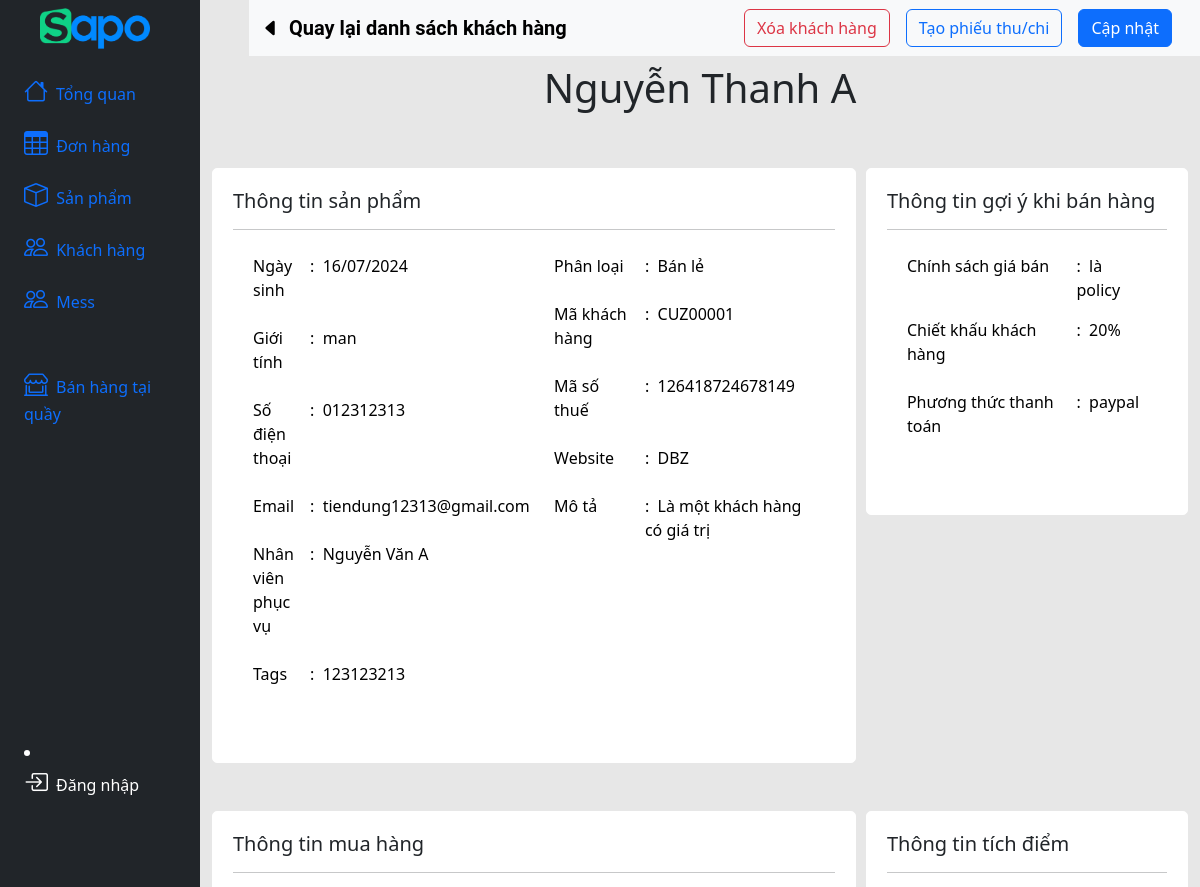
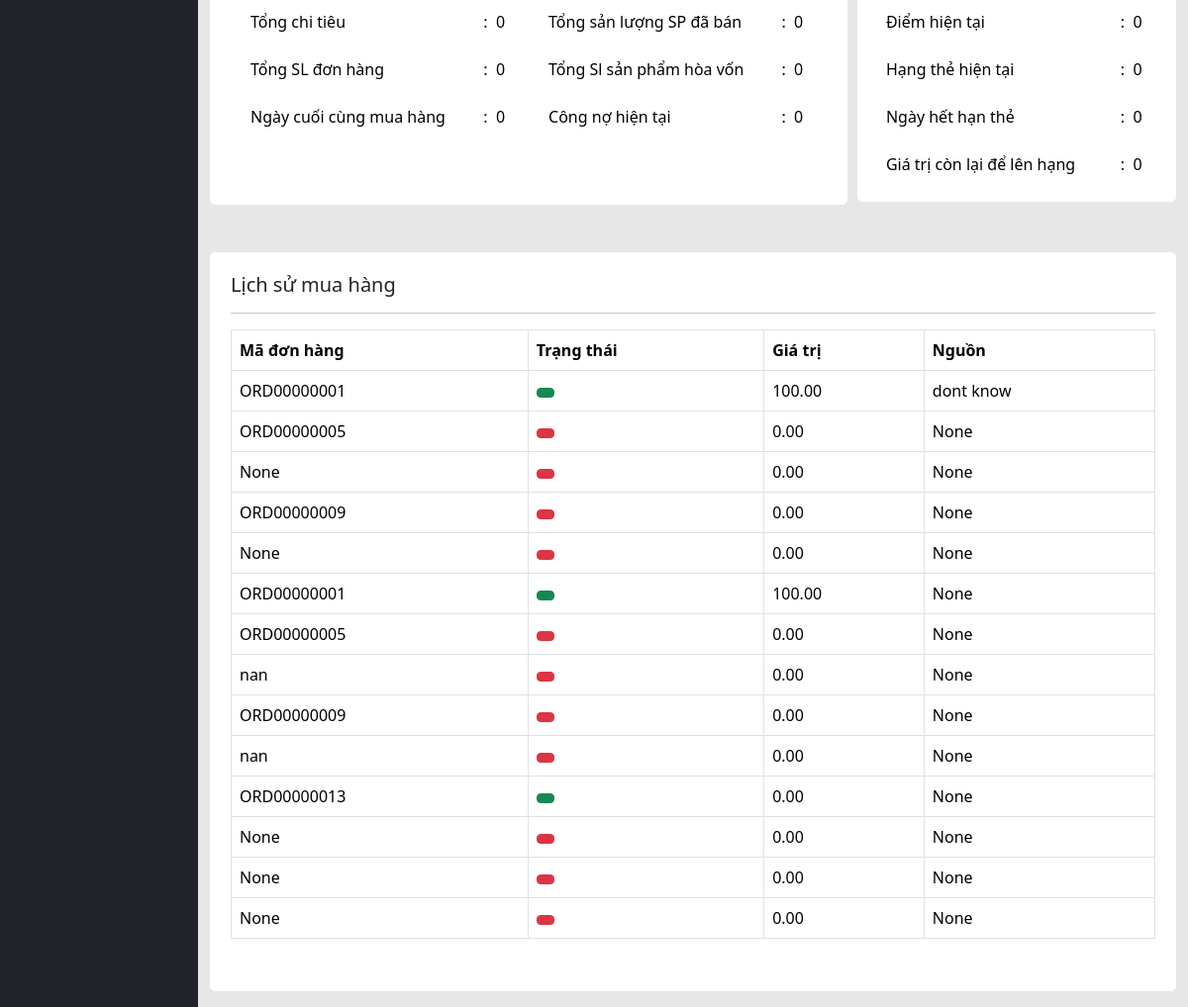
Screenshot of /customers/1/ with the database file from the repository (2 pictures, top to bottom).
### sapo/models.py (models this page shows, shortened)
class Customer(models.Model):
    name = models.CharField(max_length=200)
    code = models.CharField(max_length=200, null=True, blank=True)
    sex = models.CharField(max_length=200, null=True, blank=True)
    date_of_birth = models.DateField(null=True, blank=True)
    email = models.EmailField(null=True, blank=True)
    employee_care = models.CharField(max_length=200, null=True, blank=True)
    phone = models.CharField(max_length=200, null=True, blank=True)
    address = models.CharField(max_length=200, null=True, blank=True)
    debit = models.DecimalField(default=0, max_digits=10, decimal_places=2, null=True, blank=True)
    tag = models.CharField(max_length=100, null=True, blank=True)
    segment = models.CharField(max_length=100, null=True, blank=True)
    tax_code = models.CharField(max_length=100, null=True, blank=True)
    website = models.CharField(max_length=100, null=True, blank=True)
    description = models.TextField(null=True, blank=True)
    price_policy = models.CharField(max_length=100, null=True, blank=True)
    customer_discount = models.CharField(max_length=100, null=True, blank=True)
    payment = models.CharField(max_length=100, null=True, blank=True)
    def __str__(self):
        return str(self.name)

class Order(models.Model):
    user = models.ForeignKey(User, on_delete=models.SET_NULL, null=True, blank=True)
    code = models.CharField(max_length=200, null=True, blank=True)
    customer = models.ForeignKey(Customer, on_delete=models.SET_NULL, null=True, blank=True)
    date_created = models.DateTimeField(auto_now_add=True, null=True, blank=True)
    complete = models.BooleanField(default=False, null=True, blank=True)
    pay = models.BooleanField(default=False, null=True, blank=True)
    price_policy = models.CharField(max_length=100, null=True, blank=True)
    sale_location = models.CharField(max_length=100, null=True, blank=True)
    employee_sale = models.CharField(max_length=100, null=True, blank=True)
    ship_date = models.DateField(null=True, blank=True)
    source = models.CharField(max_length=100, null=True, blank=True)
    chanel = models.CharField(max_length=100, null=True, blank=True)
    path = models.CharField(max_length=100, null=True, blank=True)
    reference = models.CharField(max_length=100, null=True, blank=True)
    ship_address= models.CharField(max_length=100, null=True, blank=True)
    total = models.DecimalField(default=0, max_digits=10, decimal_places=2, null=True, blank=True)

### sapo/views.py (the view)
# urls.py: path('customers/<int:pk>/', views.customer_detail, name='customer_detail'),
def customer_detail(request, pk):
    customer = Customer.objects.get(pk=pk)
    orders = Order.objects.filter(customer=customer).values()
    print(customer,'\n',orders)
    cart_total = 0
    for order in orders:
        cart_total += order['total']
    context = {'customer': customer, 'orders': orders, 'cart_total': cart_total}
    return render(request, 'sapo/customer_detail.html', context)

### sapo/templates/sapo/customer_detail.html (shortened to what this page needs)
{% extends 'main.html' %}
{% load static %}
{% block content %}
<nav class="navbar navbar-expand-lg navbar-light bg-light" style="position: absolute; top: 0; left: 249px; right: 0; z-index: 1000;">
  <div class="container-fluid">
    <a class="navbar-brand nav-link btn btn-outline-secondary " href="{% url 'customer_list' %}" style="margin-left: auto;font-family: 'Roboto', sans-serif;"><i class="bi bi-caret-left-fill me-2"></i><strong>Quay lại danh sách khách hàng</strong></a>
    <div class="collapse navbar-collapse" id="navbarNavAltMarkup">
      <div class="navbar-nav ms-auto">
        <a class="btn btn-outline-danger me-3" href="{% url 'delete_customer' customer.pk %}">Xóa khách hàng</a>
        <a class="btn btn-outline-primary me-3" href="#">Tạo phiếu thu/chi </a>
        <a class="btn btn-primary me-3" href="{% url 'update_customer' customer.pk %}">Cập nhật</a>
    </div>
  </div>
</nav>
<div class="container-fluid mt-5">
<div class="d-flex flex-column align-items-center text-center">
    <h1 class="display-6"><strong>{{ customer.name }}</strong></h1>
</div>
</div>
<div class="container-fluid mt-5" style="border: 1px solid white; border-radius: 5px; padding: 20px; background-color: white;width: 66%;float: left;">
    <h5>Thông tin sản phẩm</h5>
    <hr>
<div class="container-fluid mt-3">
    <div class="row mb-3">
        <div class="col-sm-6 mb-2" style="width: 50%;">
        <table class="table table-borderless">
        <tbody>
            <tr>
                <td style="width: 50%;"><label for="id_date_of_birth" class="form-label">Ngày sinh</label></td>
                <td style="width: 50%;">:&nbsp;&nbsp;{{ customer.date_of_birth|date:"d/m/Y" }}</td>
            </tr>
            <tr>
                <td><label for="id_sex" class="form-label">Giới tính</label></td>
                <td>:&nbsp;&nbsp;{{ customer.sex }}</td>
            </tr>
            <tr>
                <td><label for="id_phone" class="form-label">Số điện thoại</label></td>
                <td>:&nbsp;&nbsp;{{ customer.phone }}</td>
            </tr>
            <tr>
                <td><label for="id_email" class="form-label">Email</label></td>
                <td>:&nbsp;&nbsp;{{ customer.email }}</td>
            </tr>
            <tr>
                <td><label for="id_employee_care" class="form-label">Nhân viên phục vụ</label></td>
                <td>:&nbsp;&nbsp;{{ customer.employee_care }}</td>
            </tr>
            <tr>
                <td><label for="id_tag" class="form-label">Tags</label></td>
                <td>:&nbsp;&nbsp;{{ customer.tag }}</td>
            </tr>
        </tbody>
        </table>
    </div>
    <div class="col-sm-6 mb-2" style="width: 50%;">
        <table class="table table-borderless">
        <tbody>
            <tr>
                <td><label for="id_segment" class="form-label">Phân loại</label></td>
                <td>:&nbsp;&nbsp;{{ customer.segment }}</td>
            </tr>
            <tr>
                <td><label for="id_code" class="form-label">Mã khách hàng</label></td>
                <td>:&nbsp;&nbsp;{{ customer.code }}</td>
            </tr>
            <tr>
                <td><label for="id_tax_code" class="form-label">Mã số thuế</label></td>
                <td>:&nbsp;&nbsp;{{ customer.tax_code }}</td>
            </tr>
            <tr>
                <td><label for="id_website" class="form-label">Website</label></td>
                <td>:&nbsp;&nbsp;{{ customer.website }}</td>
            </tr>
            <tr>
                <td><label for="id_website" class="form-label">Mô tả</label></td>
                <td>:&nbsp;&nbsp;{{ customer.description }}</td>
            </tr>
        </tbody>
    </table>
</div>
</div>
</div>
</div>
<div class="container-fluid mt-5" style="border: 1px solid white; border-radius: 5px; padding: 20px; background-color: white;width: 33%; float: right;">
    <h5>Thông tin gợi ý khi bán hàng</h5>
    <hr>
    <div class="container-fluid mt-3">
        <div class="row mb-3">
            <div class="col-sm-6 mb-2" style="width: 100%;">
            <table class="table table-borderless">
            <tbody>
                <tr>
                    <td style="width: 60%;"><label for="id_qr_code" class="form-label">Chính sách giá bán</label></td>
                    <td style="width: 30%;">:&nbsp;&nbsp;{{ customer.price_policy }}</td>
                </tr>
                <tr>
                    <td style="width: 60%;"><label for="id_code" class="form-label">Chiết khấu khách hàng</label></td>
                    <td style="width: 30%;">:&nbsp;&nbsp;{{ customer.customer_discount }}</td>
                </tr>
                <tr>
                    <td><label for="id_qr_code" class="form-label">Phương thức thanh toán</label></td>
                    <td>:&nbsp;&nbsp;{{ customer.payment }}</td>
                </tr>
            </tbody>
            </table>
            </div>
        </div>
    </div>
</div>
<div class="container-fluid mt-5" style="border: 1px solid white; border-radius: 5px; padding: 20px; background-color: white;width: 66%; float: left;">
    <h5>Thông tin mua hàng</h5>
    <hr>
    <div class="container-fluid mt-3">
        <div class="row mb-3">
            <div class="col-sm-6 mb-2" style="width: 50%;">
            <table class="table table-borderless">
            <tbody>
                <tr>
                    <td><label for="id_mass" class="form-label">Tổng chi tiêu</label></td>
                    <td>:&nbsp;&nbsp;0</td>
                </tr>
                <tr>
                    <td><label for="id_unit" class="form-label">Tổng SL đơn hàng</label></td>
                    <td>:&nbsp;&nbsp;0</td>
                </tr>
                <tr>
                    <td><label for="id_category" class="form-label">Ngày cuối cùng mua hàng</label></td>
                    <td>:&nbsp;&nbsp;0</td>
                </tr>
            </tbody>
            </table>
            </div>
            <div class="col-sm-6 mb-2" style="width: 50%;">
                <table class="table table-borderless">
                <tbody>
                    <tr>
                        <td><label for="id_mass" class="form-label">Tổng sản lượng SP đã bán</label></td>
                        <td>:&nbsp;&nbsp;0</td>
                    </tr>
                    <tr>
                        <td><label for="id_unit" class="form-label">Tổng Sl sản phẩm hòa vốn</label></td>
                        <td>:&nbsp;&nbsp;0</td>
                    </tr>
                    <tr>
                        <td><label for="id_category" class="form-label">Công nợ hiện tại</label></td>
                        <td>:&nbsp;&nbsp;0</td>
                    </tr>
                </tbody>
                </table>
                </div>
        </div>
    </div>
</div>
<div class="container-fluid mt-5 ms-10" style="border: 1px solid white; border-radius: 5px; padding: 20px; background-color: white; height: 280px; width: 33%; float: right;">
    <h5>Thông tin tích điểm</h5>
    <hr>
    <table class="table table-borderless">
        <tbody>
            <tr>
                <td><label for="id_mass" class="form-label">Điểm hiện tại</label></td>
                <td>:&nbsp;&nbsp;0</td>
            </tr>
            <tr>
                <td><label for="id_unit" class="form-label">Hạng thẻ hiện tại</label></td>
                <td>:&nbsp;&nbsp;0</td>
            </tr>
            <tr>
                <td><label for="id_category" class="form-label">Ngày hết hạn thẻ</label></td>
                <td>:&nbsp;&nbsp;0</td>
            </tr>
            <tr>
                <td><label for="id_category" class="form-label">Giá trị còn lại để lên hạng</label></td>
                <td>:&nbsp;&nbsp;0</td>
            </tr>
        </tbody>
        </table>
</div>
<div class="container-fluid mt-5" style="border: 1px solid white; border-radius: 5px; padding: 20px; background-color: white; float: left;">
    <h5>Lịch sử mua hàng</h5>
    <hr>
    <div class="container-fluid mt-3">
        <div class="row mb-3">
                <table class="table table-bordered">
                    <thead>
                        <tr>
                            <th>Mã đơn hàng</th>
                            <th>Trạng thái</th>
                            <th>Giá trị</th>
                            <th>Nguồn</th>
                        </tr>
                    </thead>
                    <tbody>
                        {% for order in orders %}
                        <tr>
                            <td>{{ order.code }}</td>
                            <td>
                                {% if order.complete %}
                                    <span class="btn btn-success btn-sm"></span>
                                {% else %}
                                    <span class="btn btn-danger btn-sm"></span>
                                {% endif %}
                            </td>
                            <td>{{ order.total }}</td>
                            <td>{{ order.source }}</td>
                        </tr>
                            {% endfor %}
                    </tbody>
                </table>
        </div>
    </div>
</div>
{% endblock content %}

### sapo/templates/sapo/customer_detail.html (style rules this page uses)
body { background-color: rgb(231, 231, 231); }

### rows the page displays
Customer: name "Nguyễn Thanh A", date_of_birth "16/07/2024", sex "man", phone "012312313", email "tiendung12313@gmail.com", employee_care "Nguyễn Văn A", tag "123123213", segment "Bán lẻ", code "CUZ00001", tax_code "126418724678149", website "DBZ", description "Là một khách hàng có giá trị", price_policy "là policy", customer_discount "20%", payment "paypal"
Order: code "ORD00000001", complete True (drawn), total "100.00", source "dont know"
Order: code "ORD00000005", complete False (drawn), total "0.00", source "None"
Order: code "None", complete False (drawn), total "0.00", source "None"
Order: code "ORD00000009", complete False (drawn), total "0.00", source "None"
Order: code "None", complete False (drawn), total "0.00", source "None"
Order: code "ORD00000001", complete True (drawn), total "100.00", source "None"
Order: code "ORD00000005", complete False (drawn), total "0.00", source "None"
Order: code "nan", complete False (drawn), total "0.00", source "None"
Order: code "ORD00000009", complete False (drawn), total "0.00", source "None"
Order: code "nan", complete False (drawn), total "0.00", source "None"
Order: code "ORD00000013", complete True (drawn), total "0.00", source "None"
Order: code "None", complete False (drawn), total "0.00", source "None"
Order: code "None", complete False (drawn), total "0.00", source "None"
Order: code "None", complete False (drawn), total "0.00", source "None"
